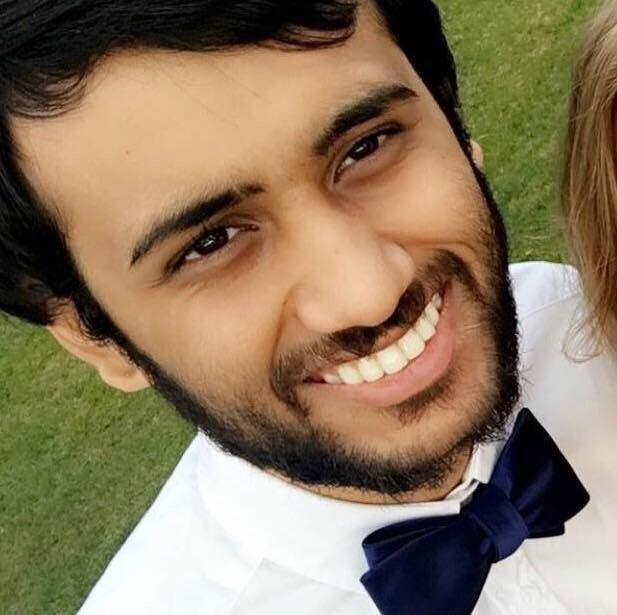
#> input picture Dhruvik.jpg, 617 x 615 px
$ python hw6_1.py
#> lines starting #> are read from the running program, lines starting #| are printed output that depends on the picture; after the words box and inside, x2 and y2 are one past the last pixel; in counts of white or black regions, pixels touching at a corner belong together
# Dhruvik Patel
# dp811 - 163001797


import cv2
import numpy as np

def affinewarp(inimg, aparm):
	rows, cols = inimg.shape[:2]

	outimg = np.zeros([rows, cols], dtype=float)

	for x in range(1,cols):
		for y in range(1,rows):
			uu = aparm[0]*x + aparm[1]*y + aparm[2]
			vv = aparm[3]*x + aparm[4]*y + aparm[5]
			outimg[y][x] = bilinear(inimg, y+vv, x+uu)
	return outimg

def bilinear(inimg, x, y):
	rows, cols = inimg.shape[:2]

	x = max(x, 1)
	x = min(x, cols)
	y = max(y, 1)
	y = min(y, rows)

	x0 = max(np.floor(x).astype(int), 1)
	x1 = min((x0 + 1), cols)
	y0 = max(np.floor(y).astype(int), 1)
	y1 = min((y0 + 1), rows)

	valul = (inimg[x0][y0]).astype(int)
	valur = (inimg[x1][y0]).astype(int)
	valll = (inimg[x0][y1]).astype(int)
	vallr = (inimg[x1][y1]).astype(int)

	x0 = np.floor(x).astype(int)
	x1 = x0 + 1
	y0 = np.floor(y).astype(int)
	y1 = y0 + 1

	vala = ((x-x0)*valur + (x1-x)*valul).astype(int)
	valb = ((x-x0)*vallr + (x1-x)*valll).astype(int)

	value = ((y-y0)*valb + (y1-y)*vala).astype(int)
	return value

img = cv2.imread('Dhruvik.jpg',0)
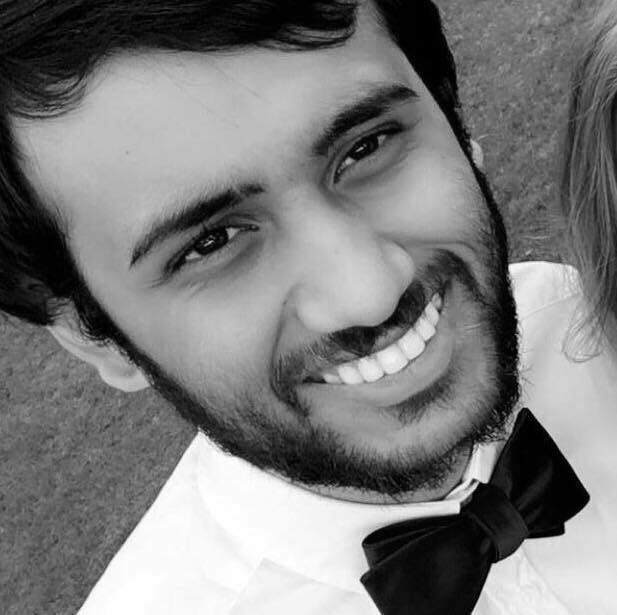
#> img: shape (615, 617); min 0, max 255, mean 123.5
aparm = np.array([0.02, 0.01, 10, 0.01, -0.02, 5])

outimg = affinewarp(img, aparm)
#> the loop in affinewarp, `for x in range(1,cols):` made 616 passes
#> after the loop in affinewarp, `for x in range(1,cols):`:
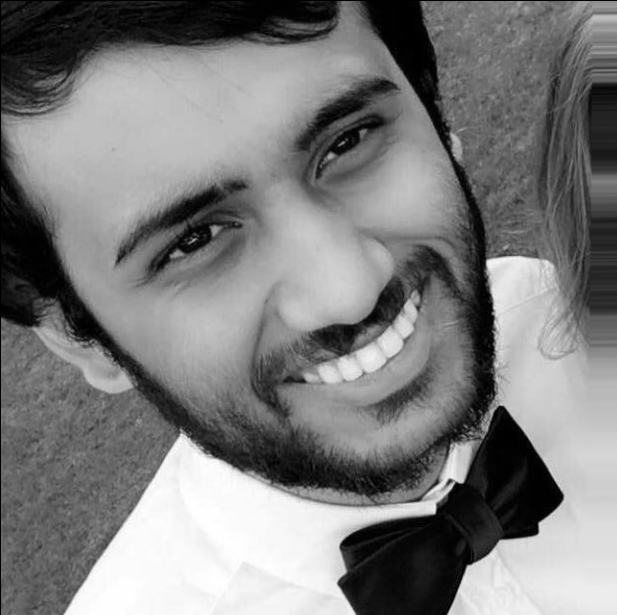
#> outimg: shape (615, 617) float64; min 0, max 255, mean 124.6

cv2.imwrite('outimg.jpg', outimg)

cv2.imshow('out', outimg)
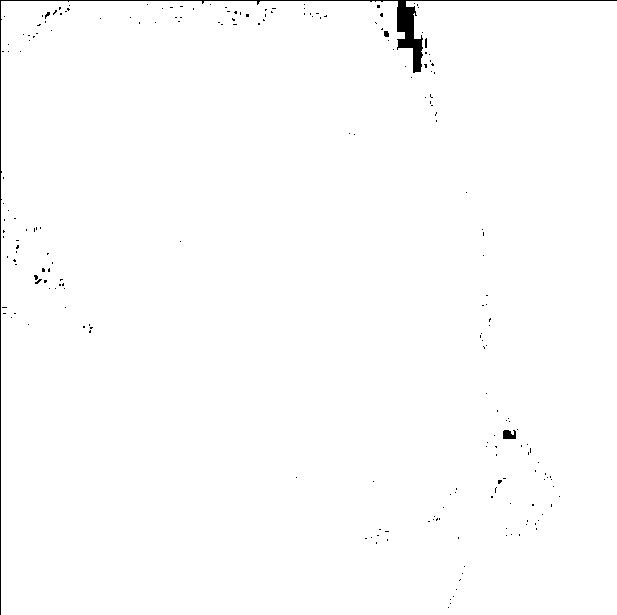
#> window 'out': shape (615, 617); 99.2% white; 211 black regions (208 under 20 px), largest, box (x1, y1, x2, y2) and area: (0, 0, 617, 615) 2238, (503, 430, 516, 439) 100, (384, 31, 389, 37) 27
cv2.waitKey(0)
cv2.destroyAllWindows()
